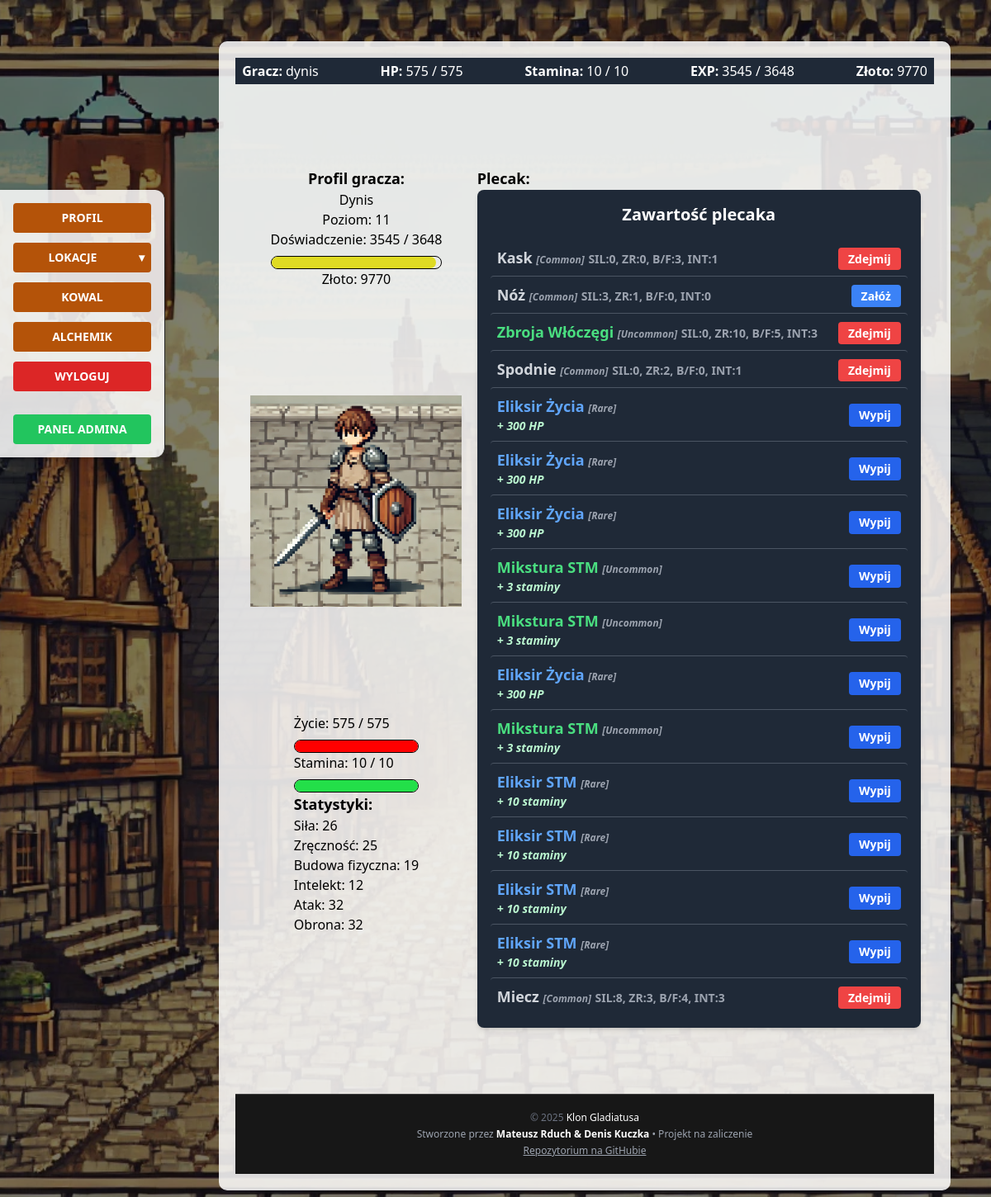
Page /user_profile/profil/ (signed in) on the earlier database version.
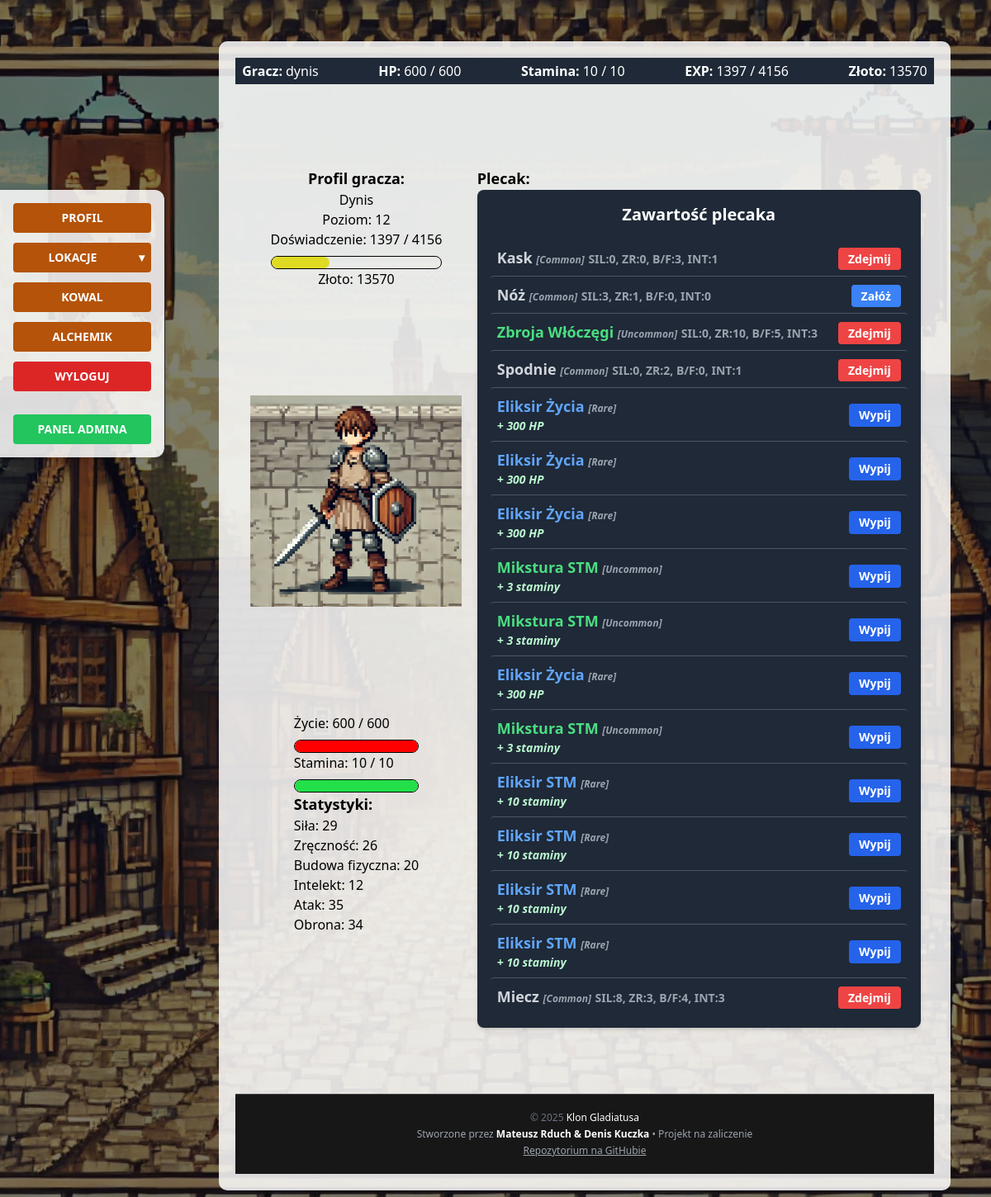
Same page on the later database version.
### user_profile/models.py (models this page shows, shortened)
class UserProfile(models.Model):
    user = models.OneToOneField(User, on_delete=models.CASCADE)
    strength = models.IntegerField(default=1)
    dexterity = models.IntegerField(default=1)
    constitution = models.IntegerField(default=1)
    intelligence = models.IntegerField(default=1)
    level = models.IntegerField(default=1)
    experience = models.IntegerField(default=0)
    stat_points = models.IntegerField(default=0)
    gold = models.IntegerField(default=0)
    max_hp = models.IntegerField(default=100)
    hp = models.IntegerField(default=100)
    base_hp = models.IntegerField(default=100)
    max_stamina = models.IntegerField(default=10)
    stamina = models.IntegerField(default=10)
    attack = models.IntegerField(default=0)
    base_attack = models.IntegerField(default=0)
    defence = models.IntegerField(default=0)
    base_defence = models.IntegerField(default=0)
    base_strength = models.IntegerField(default=1)
    base_dexterity = models.IntegerField(default=1)
    base_constitution = models.IntegerField(default=1)
    base_intelligence = models.IntegerField(default=1)
    last_regen = models.DateTimeField(default=timezone.now)
    last_regen_stm = models.DateTimeField(default=timezone.now)
    def lvlup_exp(self):
        return math.floor(100 * (self.level ** 1.5))
    def dodaj_exp(self, exp):
        self.experience += exp
        while self.experience >= self.lvlup_exp():
            self.experience -= self.lvlup_exp()
            self.lvlup()
        self.save()
    def hp_regen(self):
        regen_timer = timezone.now() - self.last_regen
        regen_minutes = regen_timer.total_seconds() / 60
        regen_amount = math.floor((self.intelligence + self.constitution / 2) * round(regen_minutes))
        new_hp = self.hp + regen_amount
        if new_hp > self.max_hp:
            self.hp = self.max_hp
        else:
            self.hp = round(new_hp)
        if regen_amount > 0 or self.hp == self.max_hp:
            self.last_regen = timezone.now()
        self.save()
    def stamina_regen(self):
        regen_timer = timezone.now() - self.last_regen_stm
        regen_minutes = regen_timer.total_seconds() / 60
        regen_amount = math.floor((self.intelligence / 2) * round(regen_minutes))
        new_stamina = self.stamina + regen_amount
        if new_stamina > self.max_stamina:
            self.stamina = self.max_stamina
        else:
            self.stamina = round(new_stamina)
        if regen_amount > 0 or self.stamina == self.max_stamina:
            self.last_regen_stm = timezone.now()
        self.save()

### inventory/models.py (models this page shows, shortened)
class InventoryItem(models.Model):
    user = models.ForeignKey(User, on_delete=models.CASCADE)
    item = models.ForeignKey(Item, on_delete=models.CASCADE)
    equipped = models.BooleanField(default=False)

### items/models.py (models this page shows, shortened)
class Item(models.Model):
    SLOT_CHOICES = [
        ('head', 'Head'),
        ('chest', 'Chest'),
        ('legs', 'Legs'),
        ('feet', 'Feet'),
        ('hands', 'Hands'),
        ('weapon', 'Weapons'),
        ('shield', 'Shield'),
        ('accessory', 'Accessory'),
        ('none', 'Brak'),  # dla mikstur itp.
    ]
    ITEM_TYPE_CHOICES = [
        ('equipment', 'Ekwipunek'),
        ('potion_hp', 'Mikstura HP'),
        ('potion_stamina', 'Mikstura Staminy'),
    ]
    name = models.CharField(max_length=100, unique=True, help_text="Nazwa przedmiotu")
    description = models.TextField(blank=True, help_text="Opis przedmiotu")
    rarity = models.CharField(
        max_length=50,
        choices=[
            ('common', 'Common'),
            ('uncommon', 'Uncommon'),
            ('rare', 'Rare'),
            ('epic', 'Epic'),
            ('legendary', 'Legendary'),
        ],
        default='common',
        help_text="Rzadkość przedmiotu"
    )
    slot = models.CharField(
        max_length=50,
        choices=SLOT_CHOICES,
        default='none',
        help_text="Slot, do którego pasuje przedmiot"
    )
    item_type = models.CharField(
        max_length=20,
        choices=ITEM_TYPE_CHOICES,
        default='equipment',
        help_text="Typ przedmiotu"
    )
    item_level = models.IntegerField(help_text="Poziom przedmiotu (ilvl)")
    dmg = models.IntegerField(default=0, help_text="Obrażenia przedmiotu")
    dmg_max = models.IntegerField(default=0, help_text="Maksymalne obrażenia przedmiotu")
    dmg_min = models.IntegerField(default=0, help_text="Minimalne obrażenia przedmiotu")
    item_strength = models.IntegerField(default=0, help_text="Siła przedmiotu")
    item_dexterity = models.IntegerField(default=0, help_text="Zręczność przedmiotu")
    item_constitution = models.IntegerField(default=0, help_text="Wytrzymałość przedmiotu")
    item_intelligence = models.IntegerField(default=0, help_text="Inteligencja przedmiotu")
    value = models.IntegerField(default=0, help_text="Wartość przedmiotu")
    effect_value = models.IntegerField(null=True, blank=True, help_text="Wartość efektu (np. HP +50)")

### user_profile/views.py (the view)
# urls.py: path('profil/', views.WidokProfilu.as_view(), name='profil'),
class WidokProfilu(BazaWidokuProfilu, TemplateView):
    template_name = "profil_gracza/profil.html"
    def get_context_data(self, **kwargs):
        context = super().get_context_data(**kwargs)
        player = self.get_user_profile()
        if isinstance(player, UserProfile):
            player.dodaj_exp(0)
            player.hp_regen()
            player.stamina_regen()
            experience_percentage = round((player.experience / player.lvlup_exp()) * 100) if player.lvlup_exp() else 0
            hp_percentage = round((player.hp / player.max_hp) * 100) if player.max_hp else 0
            stamina_percentage = round((player.stamina / player.max_stamina) * 100) if player.max_stamina else 0
            context.update({
                "items": InventoryItem.objects.filter(user=player.user),
                "player": player,
                "experience_percentage": experience_percentage,
                "hp_percentage": hp_percentage,
                "stamina_percentage": stamina_percentage,
                "tooltips": {
                    "strength": "Siła wpływa na obrażenia zadawane przeciwnikom.",
                    "dexterity": "Zręczność zwiększa obronę.",
                    "constitution": "Budowa fizyczna zwiększa maksymalne punkty życia i wpływa na regenerację punktów życia.",
                    "intelligence": "Inteligencja wpływa na szybkość regeneracji punktów życia."
                }
            })
        return context

### user_profile/templates/profil_gracza/profil.html (shortened to what this page needs)
{% extends "base.html" %}
{% load static %}
{% block banner_up %}
    {% include 'banner_up.html' %}
{% endblock %}
{% block sidebar %}
{% include 'sidebar.html' %}
{% endblock %}
{% block content %}
<div class="grid grid-cols-6 gap-4 p-4">
    <div class="grid justify-items-center col-span-2">
        <div class="text-center">
            <div class="font-bold text-lg">Profil gracza:</div>
            <div class="capitalize">{{ player.user.username }}</div>
            <div>Poziom: {{ player.level }}</div>
            <div>Doświadczenie: {{ player.experience }} / {{ player.lvlup_exp }}</div>
            <div class="experience-bar">
                <div class="experience-bar-fill" style="width: {{ experience_percentage }}%"></div>
            </div>
            <div>Złoto: {{ player.gold }} </div>
        </div>
        <div class="mt-4">
            <img src="{% static 'images/profilowe.webp' %}" alt="Profilowe" class="w-64 h-64 object-cover">
        </div>
        <div class="mt-4">
            <div>Życie: {{ player.hp }} / {{ player.max_hp }}</div>
            <div class="experience-bar">
                <div class="hp-bar-fill" style="width: {{ hp_percentage }}%"></div>
            </div>
            <div>Stamina: {{ player.stamina }} / {{ player.max_stamina }}</div>
            <div class="experience-bar">
                <div class="stamina-bar-fill" style="width: {{ stamina_percentage }}%"></div>
            </div>
            <div>
                <h3 class="font-bold text-lg">Statystyki:</h3>
            </div>
            <div x-data="{ tooltip: '' }" >
                <span @mouseover="tooltip = '{{ tooltips.strength }}'" @mouseleave="tooltip = ''">
                    Siła: {{ player.strength }}
                </span>
            </div>
            <div x-data="{ tooltip: '' }" >
                <span @mouseover="tooltip = '{{ tooltips.dexterity }}'" @mouseleave="tooltip = ''">
                    Zręczność: {{ player.dexterity }}
                </span>
            </div>
            <div x-data="{ tooltip: '' }" >
                <span @mouseover="tooltip = '{{ tooltips.constitution }}'" @mouseleave="tooltip = ''">
                    Budowa fizyczna: {{ player.constitution }}
                </span>
            </div>
            <div x-data="{ tooltip: '' }" >
                <span @mouseover="tooltip = '{{ tooltips.intelligence }}'" @mouseleave="tooltip = ''">
                    Intelekt: {{ player.intelligence }}
                </span>
            </div>
            <div>Atak: {{ player.attack }}</div>
            <div>Obrona: {{ player.defence }}</div>
        </div>
    </div>
    <div class="col-span-4">
       <div class="col-start-3 font-bold text-lg">
            Plecak:
            <div id="backpack-slot">
                {% include 'inventory/backpackComponent.html' %}
            </div>
        </div>
    </div>
</div>
{% endblock %}
{% block footer %}
{% include 'footer.html' %}
{% endblock %}

### templates/base.html (shortened to what this page needs)
<!DOCTYPE html>
{% load static %}
<html lang="pl">
  <head>
    <script src="https://cdn.tailwindcss.com"></script>
    <link  rel="stylesheet" href="{% static 'css/custom.css' %}" />
  </head>
  <body>
<div class="grid grid-cols-[200px_1fr] gap-4 items-start">
  {% block sidebar %} {% endblock %}
  <div class="content space-y-4">
        <div class="h-[100px] w-full" id="player-banner">{% block banner_up %} {% endblock %}</div>
        <div class="">{% block content %} {% endblock %} </div>
        <div class="">{% block footer %} {% endblock %}</div>
      </div>
    </div>
  </body>
</html>

### templates/sidebar.html (shortened to what this page needs)
<aside id="sidebar" class="bg-neutral-900 border-r border-neutral-800 p-4 self-start rounded-r-xl shadow-xl w-[200px]" aria-label="Sidebar">
  <div class="flex flex-col gap-3 text-sm w-full">
    {% if user.is_authenticated %}
      <a href="{% url 'profil' %}"
         class="block text-center font-bold bg-amber-700 hover:bg-amber-600 text-white px-4 py-2 rounded transition">
        PROFIL
      </a>
      <div x-data="{ open: false }" class="relative">
  <div class="flex">
    <a href="{% url 'mapa' %}"
       class="block w-full text-center font-bold bg-amber-700 hover:bg-amber-600 text-white px-4 py-2 rounded-l transition">
      LOKACJE
    </a>
    <button @click="open = !open"
            class="px-2 bg-amber-700 hover:bg-amber-600 text-white rounded-r font-bold">
      ▾
    </button>
  </div>
</div>
      <a href="{% url 'blacksmith_page' %}"
         class="block text-center font-bold bg-amber-700 hover:bg-amber-600 text-white px-4 py-2 rounded transition">
        KOWAL
      </a>
      <a href="{% url 'alchemist' %}"
         class="block text-center font-bold bg-amber-700 hover:bg-amber-600 text-white px-4 py-2 rounded transition">
        ALCHEMIK
      </a>
      <a href="{% url 'logout_user' %}"
         class="block text-center font-bold bg-red-600 hover:bg-red-700 text-white px-4 py-2 rounded transition">
        WYLOGUJ
      </a>
    {% endif %}
    {% if user.is_superuser %}
      <a href="/admin/"
         class="block text-center font-bold bg-green-500 hover:bg-green-600 text-white px-4 py-2 rounded transition mt-4">
        PANEL ADMINA
      </a>
    {% endif %}
  </div>
</aside>

### templates/banner_up.html
<div class="w-full bg-gray-800 text-white px-2 py-1"  id="player-banner">
  <div class="flex flex-col sm:flex-row flex-wrap items-center justify-between gap-2 text-xs sm:text-base">
    <div class="flex items-center gap-1">
      <span class="font-semibold">Gracz:</span>
      <span>{{ player.user.username }}</span>
    </div>
    <div class="flex items-center gap-1">
      <span class="font-semibold">HP:</span>
      <span>{{ player.hp }} / {{ player.max_hp }}</span>
    </div>
    <div class="flex items-center gap-1">
      <span class="font-semibold">Stamina:</span>
      <span>{{ player.stamina }} / {{ player.max_stamina }}</span>
    </div>
    <div class="flex items-center gap-1">
      <span class="font-semibold">EXP:</span>
      <span>{{ player.experience }} / {{ player.lvlup_exp }}</span>
    </div>
    <div class="flex items-center gap-1">
      <span class="font-semibold">Złoto:</span>
      <span>{{ player.gold }}</span>
    </div>
  </div>
</div>

### inventory/templates/inventory/backpackComponent.html
<div class="bg-gray-800 p-4 rounded-lg shadow-md text-white">
    <h3 class="text-xl font-bold mb-4 text-center">Zawartość plecaka</h3>
    {% if items %}
        <ul class="divide-y divide-gray-600">
            {% for item in items %}
                <li class="py-2 flex justify-between items-center  rounded px-2">
<div>
  <span class="font-semibold {% if item.item.rarity == 'common' %}text-gray-300
    {% elif item.item.rarity == 'uncommon' %}text-green-400
    {% elif item.item.rarity == 'rare' %}text-blue-400
    {% elif item.item.rarity == 'epic' %}text-purple-400
    {% elif item.item.rarity == 'legendary' %}text-yellow-400
    {% endif %}">
    {{ item.item.name }}
  </span>
  <span class="text-xs italic text-gray-400">[{{ item.item.rarity|title }}]</span>
  {% if "potion" in item.item.item_type %}
    <p class="text-sm text-green-200 italic">
      +
      {% if item.item.item_type == "potion_hp" %}
        {{ item.item.effect_value }} HP
      {% elif item.item.item_type == "potion_stamina" %}
        {{ item.item.effect_value }} staminy
      {% endif %}
    </p>
  {% else %}
    <span class="text-sm text-gray-400">
      SIL:{{ item.item.item_strength }},
      ZR:{{ item.item.item_dexterity }},
      B/F:{{ item.item.item_constitution }},
      INT:{{ item.item.item_intelligence }}
    </span>
  {% endif %}
</div>
  <div>
    {% if "potion" in item.item.item_type %}
      <button
        class="bg-blue-600 hover:bg-blue-700 text-white text-sm px-3 py-1 rounded use-btn"
        data-item-id="{{ item.id }}"
      >
        Wypij
      </button>
    {% elif item.equipped %}
      <a href="{% url 'unequip_item' item.id %}" class="bg-red-500 hover:bg-red-600 text-white text-sm px-3 py-1 rounded">
        Zdejmij
      </a>
    {% else %}
      <a href="{% url 'equip_item' item.id %}" class="bg-blue-500 hover:bg-blue-600 text-white text-sm px-3 py-1 rounded">
        Załóż
      </a>
    {% endif %}
  </div>
</li>
            {% endfor %}
        </ul>
    {% else %}
        <p class="text-center text-gray-400">Brak przedmiotów w plecaku.</p>
    {% endif %}
</div>

### templates/footer.html
<footer class="bg-neutral-900 text-gray-400 text-xs py-5 border-t border-neutral-700 mt-12">
  <div class="max-w-5xl mx-auto px-4 text-center space-y-1">
    <p class="text-gray-500">&copy; {{ year|default:2025 }} <span class="text-white font-medium">Klon Gladiatusa</span></p>
    <p>
      Stworzone przez <span class="text-white font-semibold">Mateusz Rduch & Denis Kuczka</span> • Projekt na zaliczenie
    </p>
    <p>
      <a href="https://github.com/Exhil95/klon_gladiatusa" target="_blank" class="text-gray-400 hover:text-white underline">
        Repozytorium na GitHubie
      </a>
    </p>
  </div>
</footer>

Differences in the rows shown:
changed UserProfile "dynis": hp "575" → "600"; max_hp "575" → "600"; experience "3545" → "1397"; lvlup_exp "3648" → "4156"; gold "9770" → "13570"; level "11" → "12"; strength "26" → "29"; dexterity "25" → "26"; constitution "19" → "20"; attack "32" → "35"; defence "32" → "34"
Other differences:
{{ experience_percentage }}: 97 → 34 (drawn)
